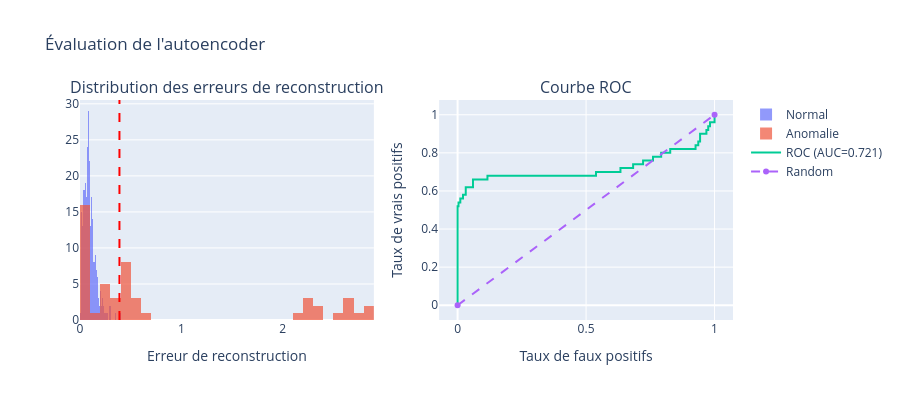

The code cell stored with this chart in its notebook:
### Code cell
import plotly.graph_objects as go
from plotly.subplots import make_subplots

fig = make_subplots(rows=1, cols=2, subplot_titles=(
    'Distribution des erreurs de reconstruction',
    'Courbe ROC'
))

# Distribution des erreurs
fig.add_trace(go.Histogram(
    x=reconstruction_errors[all_targets == 0],
    name='Normal',
    opacity=0.7,
    nbinsx=50
), row=1, col=1)

fig.add_trace(go.Histogram(
    x=reconstruction_errors[all_targets == 1],
    name='Anomalie',
    opacity=0.7,
    nbinsx=50
), row=1, col=1)

fig.add_vline(x=optimal_threshold, line_dash="dash", line_color="red", row=1, col=1)

# Courbe ROC
from sklearn.metrics import roc_curve
fpr, tpr, _ = roc_curve(all_targets, reconstruction_errors)
fig.add_trace(go.Scatter(x=fpr, y=tpr, name=f'ROC (AUC={auc:.3f})'), row=1, col=2)
fig.add_trace(go.Scatter(x=[0, 1], y=[0, 1], line=dict(dash='dash'), name='Random'), row=1, col=2)

fig.update_layout(
    height=400,
    title_text="Évaluation de l'autoencoder",
    barmode='overlay'
)
fig.update_xaxes(title_text="Erreur de reconstruction", row=1, col=1)
fig.update_xaxes(title_text="Taux de faux positifs", row=1, col=2)
fig.update_yaxes(title_text="Taux de vrais positifs", row=1, col=2)
fig.show()

### Figure 1 — Plotly figure (JSON) as saved in the notebook; plotly's stock layout.template omitted (floating-point values rounded to 4 significant figures; data arrays with more than 128 entries replaced by an {"elided": "..."} marker saying what was removed)
{"data": [{"name": "Normal", "nbinsx": 50, "opacity": 0.7, "type": "histogram", "x": {"elided": "284 float values"}, "xaxis": "x", "yaxis": "y"}, {"name": "Anomalie", "nbinsx": 50, "opacity": 0.7, "type": "histogram", "x": [0.4237, 2.685, 0.4828, 2.3, 0.1678, 0.07065, 2.387, 0.3977, 0.01999, 0.4188, 0.4051, 0.6061, 2.256, 0.5939, 0.0209, 2.567, 0.01397, 2.638, 2.181, 2.615, 0.4367, 0.2087, 0.04171, 0.5294, 0.01981, 2.284, 2.826, 0.468, 0.2924, 0.3088, 0.01625, 0.5355, 0.4015, 0.06266, 0.0458, 2.839, 0.05801, 0.008231, 0.08303, 0.4773, 0.005911, 0.2475, 2.7, 0.2141, 0.02458, 0.2508, 0.3893, 2.373, 0.05138, 0.01673], "xaxis": "x", "yaxis": "y"}, {"name": "ROC (AUC=0.721)", "type": "scatter", "x": [0.0, 0.0, 0.0, 0.003521, 0.003521, 0.01056, 0.01056, 0.02113, 0.02113, 0.03169, 0.03169, 0.05986, 0.05986, 0.1162, 0.1162, 0.5387, 0.5387, 0.6338, 0.6338, 0.6831, 0.6831, 0.7218, 0.7218, 0.7606, 0.7606, 0.7923, 0.7923, 0.8275, 0.8275, 0.9261, 0.9261, 0.9366, 0.9366, 0.9437, 0.9437, 0.9683, 0.9683, 0.9754, 0.9754, 0.9824, 0.9824, 1.0, 1.0], "xaxis": "x2", "y": [0.0, 0.02, 0.52, 0.52, 0.54, 0.54, 0.56, 0.56, 0.58, 0.58, 0.62, 0.62, 0.66, 0.66, 0.68, 0.68, 0.7, 0.7, 0.72, 0.72, 0.74, 0.74, 0.76, 0.76, 0.78, 0.78, 0.8, 0.8, 0.82, 0.82, 0.84, 0.84, 0.86, 0.86, 0.9, 0.9, 0.92, 0.92, 0.94, 0.94, 0.96, 0.96, 1.0], "yaxis": "y2"}, {"line": {"dash": "dash"}, "name": "Random", "type": "scatter", "x": [0, 1], "xaxis": "x2", "y": [0, 1], "yaxis": "y2"}], "layout": {"annotations": [{"font": {"size": 16}, "showarrow": false, "text": "Distribution des erreurs de reconstruction", "x": 0.225, "xanchor": "center", "xref": "paper", "y": 1, "yanchor": "bottom", "yref": "paper"}, {"font": {"size": 16}, "showarrow": false, "text": "Courbe ROC", "x": 0.775, "xanchor": "center", "xref": "paper", "y": 1, "yanchor": "bottom", "yref": "paper"}], "barmode": "overlay", "height": 400, "shapes": [{"line": {"color": "red", "dash": "dash"}, "type": "line", "x0": 0.3893, "x1": 0.3893, "xref": "x", "y0": 0, "y1": 1, "yref": "y domain"}], "title": {"text": "Évaluation de l'autoencoder"}, "xaxis": {"anchor": "y", "domain": [0, 0.45], "title": {"text": "Erreur de reconstruction"}}, "xaxis2": {"anchor": "y2", "domain": [0.55, 1], "title": {"text": "Taux de faux positifs"}}, "yaxis": {"anchor": "x", "domain": [0, 1]}, "yaxis2": {"anchor": "x2", "domain": [0, 1], "title": {"text": "Taux de vrais positifs"}}}}
